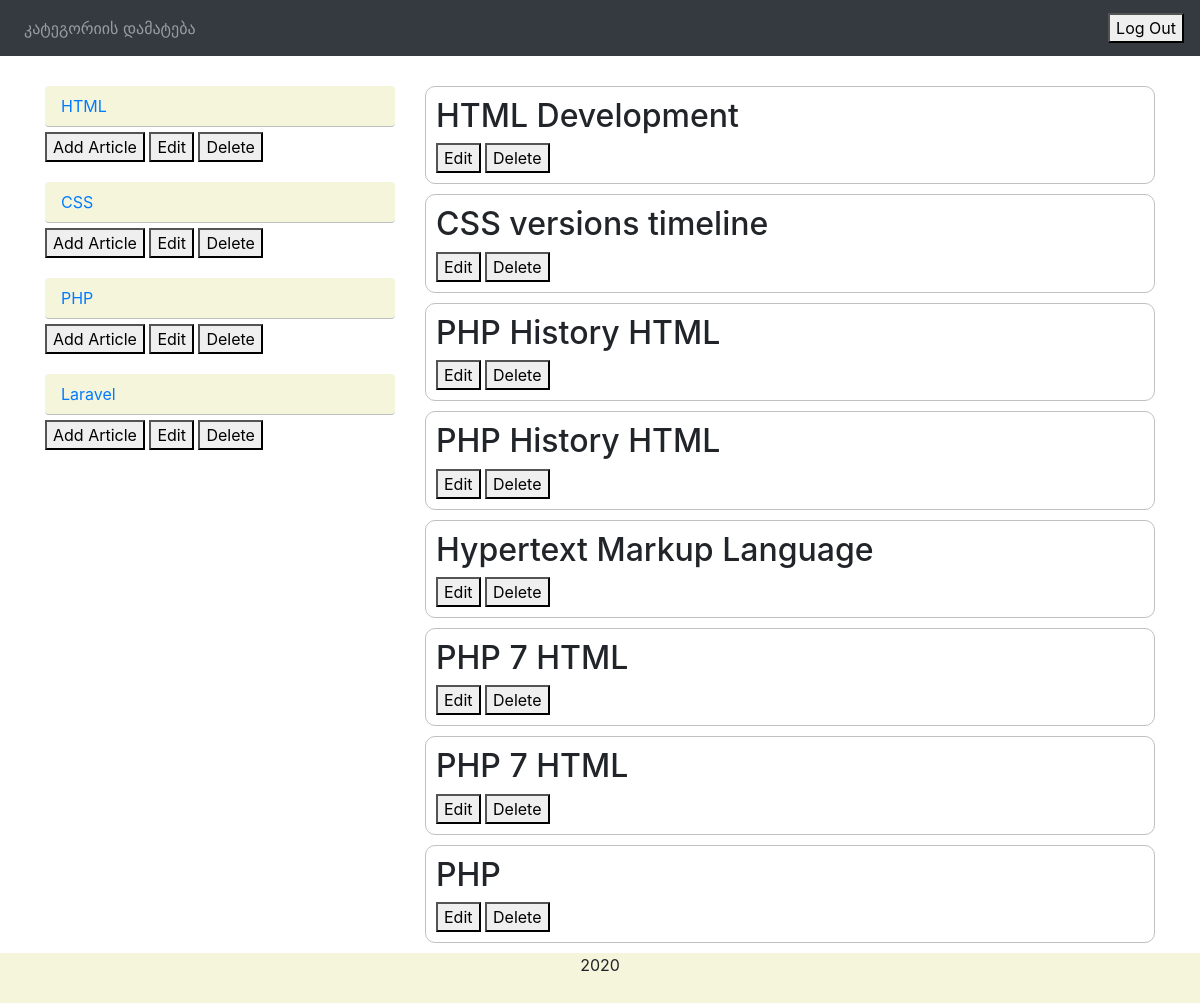
The page /blog/admin/index.php (signed in) on the database its author committed.
### tables this page shows
CREATE TABLE `categories` (
  `id` int(6) UNSIGNED NOT NULL,
  `title` varchar(200) NOT NULL,
  `author_id` int(6) UNSIGNED DEFAULT NULL,
  `created_at` timestamp NOT NULL DEFAULT current_timestamp() ON UPDATE current_timestamp()
);

CREATE TABLE `articles` (
  `id` int(6) UNSIGNED NOT NULL,
  `title` varchar(200) NOT NULL,
  `text` text NOT NULL,
  `add_date` date DEFAULT NULL,
  `author_id` int(6) UNSIGNED DEFAULT NULL,
  `view` int(6) DEFAULT NULL,
  `created_at` timestamp NOT NULL DEFAULT current_timestamp() ON UPDATE current_timestamp()
);

### blog/admin/blocks/leftnav.php (the view, shortened to what this page needs)
<?php
    $stmt = $pdo->prepare("SELECT id, title FROM categories ORDER BY id");
    $stmt->execute();
    $stmt->setFetchMode(PDO::FETCH_ASSOC);
    $rows = $stmt->fetchAll();
?>
<div class="col-sm-4">
    <ul class="nav nav-pills flex-column nav-left">
        <?php
            foreach ($rows as $row){
        ?>
        <li class="nav-item" style="margin-bottom: 20px">
            <a class="nav-link" href="?cat=<?=$row['id']?>" style="margin-bottom: 5px"><?=$row['title']?></a>
            <button>Add Article</button>
            <button onclick="catedit(<?=$row['id']?>)" value="<?=$row['id']?>" data-toggle="modal" data-target="#catedit">Edit</button>
            <button>Delete</button>
        </li>
        <?php } ?>
    </ul>
</div>

### blog/admin/blocks/content.php (shortened to what this page needs)
<?php
    if(isset($_GET['cat'])){
        $cat = $_GET['cat'];
        $stmt = $pdo->prepare("SELECT articles.id, articles.title, articles.text, articles.add_date, articles.view,
                                      users.firstname, users.lastname FROM articles
                                INNER JOIN categoriestoarticles ON categoriestoarticles.article_id = articles.id
                                INNER JOIN users ON users.id = articles.author_id
                                WHERE categoriestoarticles.category_id=$cat ORDER BY articles.add_date DESC");
    }else{
        $stmt = $pdo->prepare("SELECT articles.id, articles.title, articles.text, articles.add_date, articles.view,
                                      users.firstname, users.lastname FROM articles
                                INNER JOIN categoriestoarticles ON categoriestoarticles.article_id = articles.id
                                INNER JOIN users ON users.id = articles.author_id
                                ORDER BY articles.add_date DESC LIMIT 10");
    }
    $stmt->execute();
    $stmt->setFetchMode(PDO::FETCH_ASSOC);
    $rows = $stmt->fetchAll();
?>
<div class="col-sm-8">
    <?php
     if(!isset($_GET['article'])){
        foreach ($rows as $row){
    ?>
        <div class="article">
            <h2><?=$row['title']?></h2>
            <button>Edit</button>
            <button>Delete</button>
        </div>
    <?php } } ?>
</div>

### blog/admin/sass/style.css (style rules this page uses)
.nav-left a { background-color: beige; border-bottom: solid silver 1px; }
.article { border: solid silver 1px; margin-bottom: 10px; padding: 10px; border-radius: 10px; }

### rows shown on the page
categories: title "HTML", $row['id'] 1 (drawn)
categories: title "CSS", $row['id'] 2 (drawn)
categories: title "PHP", $row['id'] 3 (drawn)
categories: title "Laravel", $row['id'] 4 (drawn)
articles: title "HTML Development"
articles: title "CSS versions timeline"
articles: title "PHP History HTML"
articles: title "Hypertext Markup Language"
articles: title "PHP 7 HTML"
articles: title "PHP"
